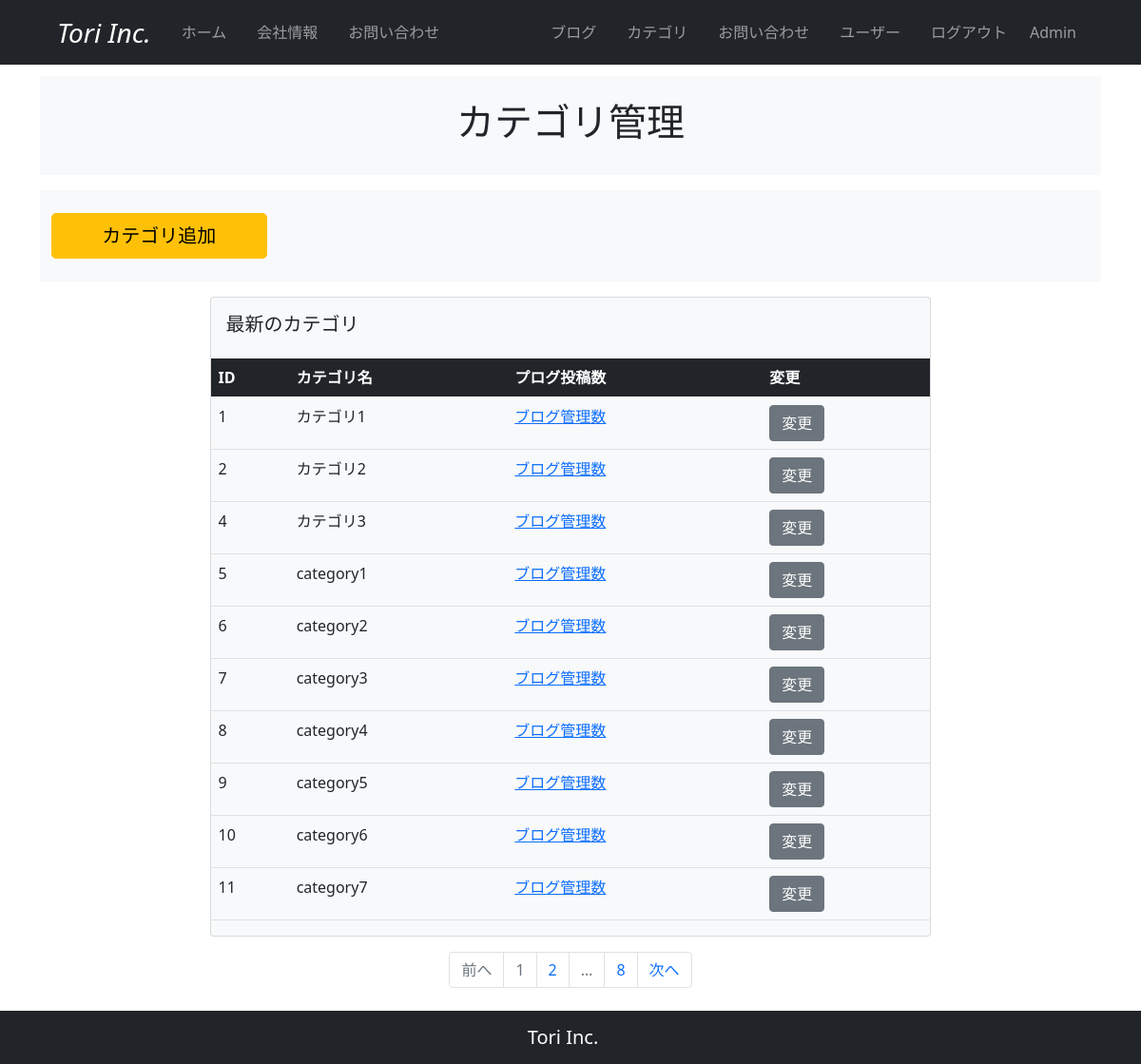
/category_maintenance (signed in), run on an earlier commit of the app's database.
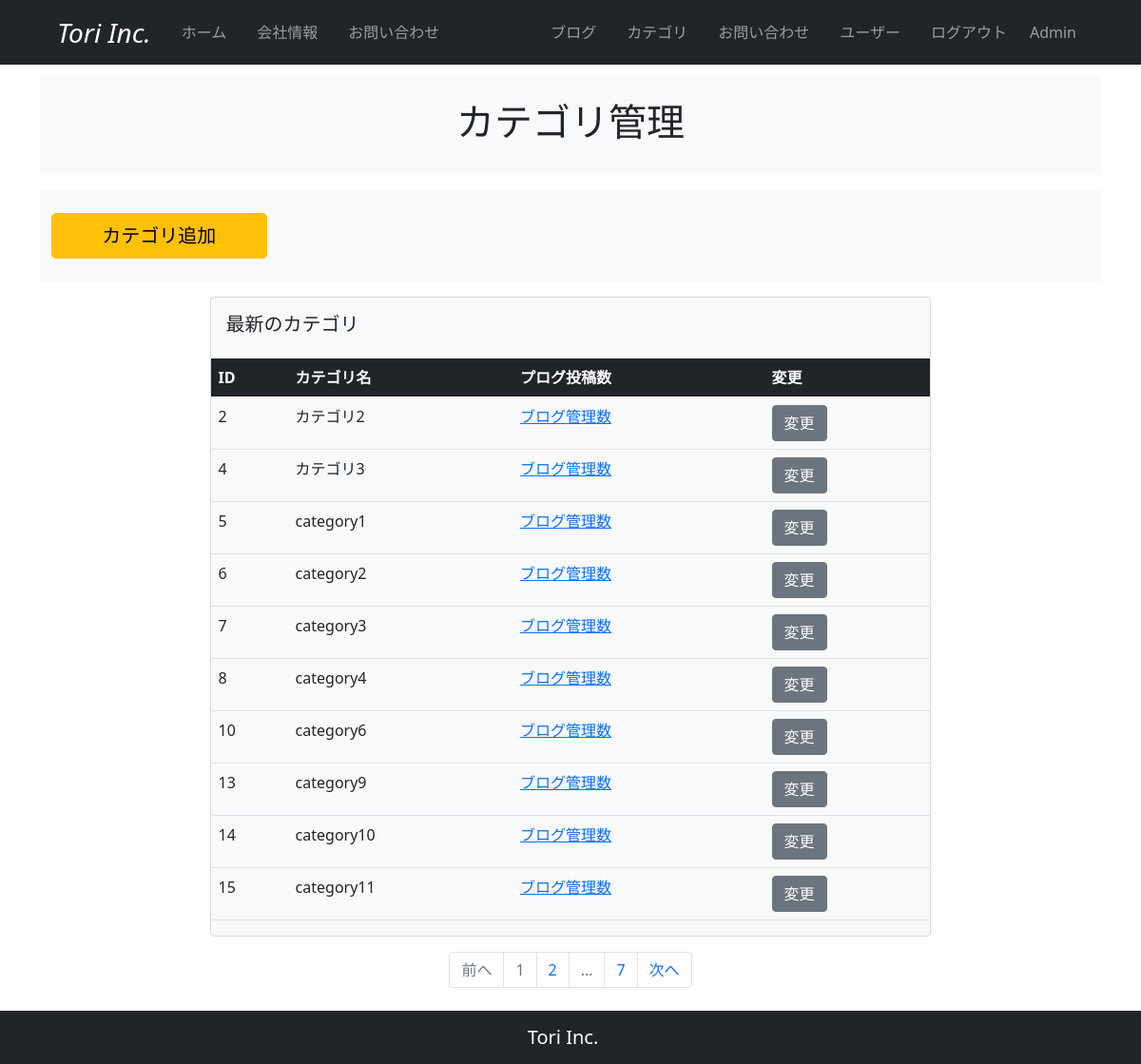
And on a later commit of the database.
### company_blog/models.py (models this page shows, shortened)
class BlogCategory(db.Model):
    __tablename__ = 'blog_category'
    id = db.Column(db.Integer, primary_key=True)
    category = db.Column(db.String(140))
    posts = db.relationship('BlogPost', backref='blogcategory', lazy='dynamic')

### company_blog/main/views.py (the view)
@main.route('/category_maintenance', methods=['GET', 'POST'])
@login_required
def category_maintenance():
    page = request.args.get('page', 1, type=int)
    blog_categories = BlogCategory.query.order_by(BlogCategory.id.asc()).paginate(page=page, per_page=10)
    form = BlogCategoryForm()
    if form.validate_on_submit():
        blog_category = BlogCategory(category=form.category.data)
        db.session.add(blog_category)
        db.session.commit()
        flash('ブログカテゴリが追加されました。')
        return redirect(url_for('main.category_maintenance'))
    elif form.errors:
        form.category.data = ""
        flash(form.errors['category'][0])
    return render_template('category_maintenance.html', blog_categories=blog_categories, form=form)

### company_blog/__init__.py (called while the page is built)
@event.listens_for(Engine, "connect")
def set_sqlite_pragma(dbapi_connection, connection_record):
    cursor = dbapi_connection.cursor()
    cursor.execute("PRAGMA foreign_keys=ON")
    cursor.close()

### company_blog/models.py (called while the page is built)
@login_manager.user_loader
def load_user(user_id):
    return User.query.get(user_id)

    def is_administrator(self):
        if self.administrator == '1':
            return 1
        else:
            return 0

### company_blog/templates/category_maintenance.html (shortened to what this page needs)
{% extends "base.html" %}
{% block content %}
  <section id="header">
    <div class="container">
      <div class="row bg-light my-3 justify-content-center">
        <div class="col-10 py-4">
          <h2 class="text-center fs-1">カテゴリ管理</h2>
        </div>
      </div>
    </div>
  </section>
  <section id="register">
    <div class="container">
      <div class="row bg-light my-3">
        <div class="col-10 py-4">
          <button type="button" class="btn btn-warning btn-lg w-25" data-bs-toggle="modal" data-bs-target="#addCategoryModal">
            カテゴリ追加
          </button>
        </div>
      </div>
    </div>
  </section>
  <section id="user_table">
    <div class="card mx-auto bg-light" style="width: 68%;">
      <div class="card-body">
        <h5 class="card-title">最新のカテゴリ</h5>
      </div>
      <table class="table">
        <thead>
          <tr class="table-dark">
            <th scope="col">ID</th>
            <th scope="col">カテゴリ名</th>
            <th scope="col">プログ投稿数</th>
            <th scope="col">変更</th>
          </tr>
        </thead>
        <tbody>
          {% for blog_category in blog_categories.items %}
          <tr>
            <td>{{ blog_category.id }}</td>
            <td>{{ blog_category.category }}</td>
            <td><a href="#">ブログ管理数</a></td>
            <td>
              {% if current_user.is_administrator() %}
                <a href="{{ url_for('main.update_category', category_id=blog_category.id) }}" class="btn btn-secondary">変更</a>
              {% endif %}
            </td>
          </tr>
          {% endfor %}
        </tbody>
      </table>
    </div>
  </section>
  <section id="pagenation">
    <nav aria-label="mantenance_page_navigation">
      <ul class="pagination my-3 justify-content-center">
        <li {% if blog_categories.has_prev %}class="page-item"{% else %}class="page-item disabled"{% endif %}><a class="page-link" href="{% if blog_categories.has_prev %}{{url_for('main.category_maintenance', page=blog_categories.prev_num) }}{% else %}#{% endif %}">前へ</a></li>
        {% for page_num in blog_categories.iter_pages(left_edge=1, right_edge=1, left_current=1, right_current=2) %}
          {% if page_num %}
            {% if blog_categories.page == page_num %}
              <li class="page-item disabled"><a class="page-link" href="#">{{ page_num }}</a></li>
            {% else %}
              <li class="page-item"><a class="page-link" href="{{url_for('main.category_maintenance', page=page_num)}}">{{ page_num }}</a></li>
            {% endif %}
          {% else %}
            <li class="page-item disabled"><a class="page-link" href="#">&hellip;</a></li>
          {% endif %}
        {% endfor %}
        <li {% if blog_categories.has_next %}class="page-item"{% else %}class="page-item disabled"{% endif %}><a class="page-link" href="{% if blog_categories.has_next %}{{url_for('main.category_maintenance', page=blog_categories.next_num) }}{% else %}#{% endif %}">次へ</a></li>
      </ul>
    </nav>
  </section>
{% endblock %}

What changed in the data, as far as the page shows it:
removed BlogCategory: id "1", category "カテゴリ1"
removed BlogCategory: id "9", category "category5"
removed BlogCategory: id "11", category "category7"
now on this page (row unchanged): BlogCategory: id "13", category "category9"
now on this page (row unchanged): BlogCategory: id "14", category "category10"
now on this page (row unchanged): BlogCategory: id "15", category "category11"
Also different on the page:
new list line: "7"
list line gone: "8"
